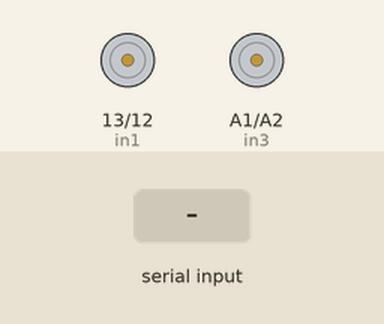
A sketch run on a simulated Arduino Uno, built with avr-gcc and run on an emulated ATmega328P. Parts: motor-driver pin pairs drawn as motors (green arrow = first pin HIGH = forward, orange = second pin HIGH = backward, longer = more drive, scaled by the enable pin). The inputs (shaded band) are chosen by the test bench.

Above: at 1.2 s.
1.3 s: "F" received over the second serial link
At 2.5 s:
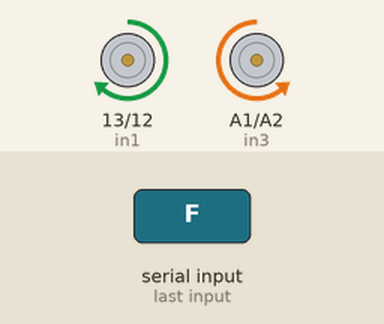
2.8 s: "B" received over the second serial link
At 3.7 s:
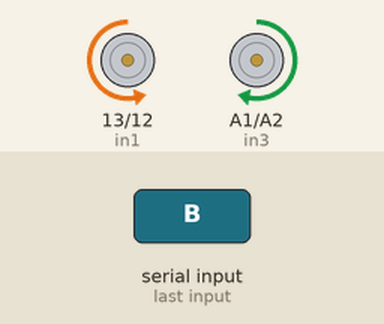
4.3 s: "L" received over the second serial link
At 4.9 s:
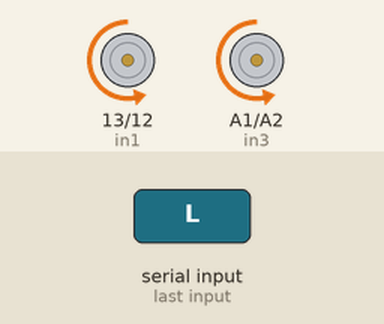
5.8 s: "R" received over the second serial link
At 7.2 s:
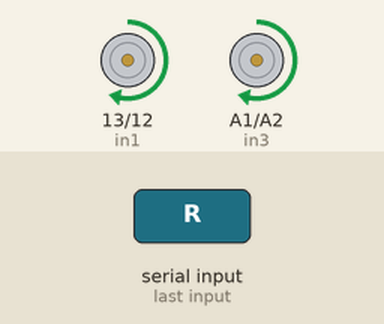
Timing chart, 0 to 8.3 s (numbered marks = the images above; inputs shaded):
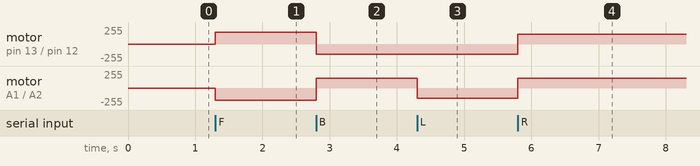

Measured:
- after the input at 1.3 s, motor on pin 13 (in1) / pin 12 (in2): stopped → forward 180/255 at once; motor on A1 (in3) / A2 (in4): stopped → backward 180/255 at once
- after the input at 2.8 s, motor on pin 13 (in1) / pin 12 (in2): forward 180/255 → backward 150/255 at once; motor on A1 (in3) / A2 (in4): backward 180/255 → forward 150/255 at once
- after the input at 4.3 s, motor on A1 (in3) / A2 (in4): forward 150/255 → backward 150/255 at once
- after the input at 5.8 s, motor on pin 13 (in1) / pin 12 (in2), motor on A1 (in3) / A2 (in4): backward 150/255 → forward 150/255 at once

The sketch:

HC-05Bluetooth.ino
```cpp
#include <SoftwareSerial.h>

// Your Bluetooth pins
SoftwareSerial BT(A3, 3);   // RX , TX

// Motor pins
#define enA 11
#define in1 13
#define in2 12
#define enB 3
#define in3 A1
#define in4 A2

void setup() {
  // Motor pins
  pinMode(enA, OUTPUT);
  pinMode(in1, OUTPUT);
  pinMode(in2, OUTPUT);
  pinMode(enB, OUTPUT);
  pinMode(in3, OUTPUT);
  pinMode(in4, OUTPUT);

  BT.begin(9600);     // HC-05 default speed
}

void forward() {
  analogWrite(enA, 180);
  analogWrite(enB, 180);
  digitalWrite(in1, HIGH);
  digitalWrite(in2, LOW);
  digitalWrite(in3, LOW);
  digitalWrite(in4, HIGH);
}

void backward() {
  analogWrite(enA, 150);
  analogWrite(enB, 150);
  digitalWrite(in1, LOW);
  digitalWrite(in2, HIGH);
  digitalWrite(in3, HIGH);
  digitalWrite(in4, LOW);
}

void left() {
  analogWrite(enA, 150);
  analogWrite(enB, 150);
  digitalWrite(in1, LOW);
  digitalWrite(in2, HIGH);
  digitalWrite(in3, LOW);
  digitalWrite(in4, HIGH);
}

void right() {
  analogWrite(enA, 150);
  analogWrite(enB, 150);
  digitalWrite(in1, HIGH);
  digitalWrite(in2, LOW);
  digitalWrite(in3, HIGH);
  digitalWrite(in4, LOW);
}

void Stop() {
  analogWrite(enA, 0);
  analogWrite(enB, 0);
  digitalWrite(in1, LOW);
  digitalWrite(in2, LOW);
  digitalWrite(in3, LOW);
  digitalWrite(in4, LOW);
}

void loop() {
  if (BT.available()) {
    char cmd = BT.read();

    if (cmd == 'F') forward();
    else if (cmd == 'B') backward();
    else if (cmd == 'L') left();
    else if (cmd == 'R') right();
    else if (cmd == 'S') Stop();
  }
}
```
